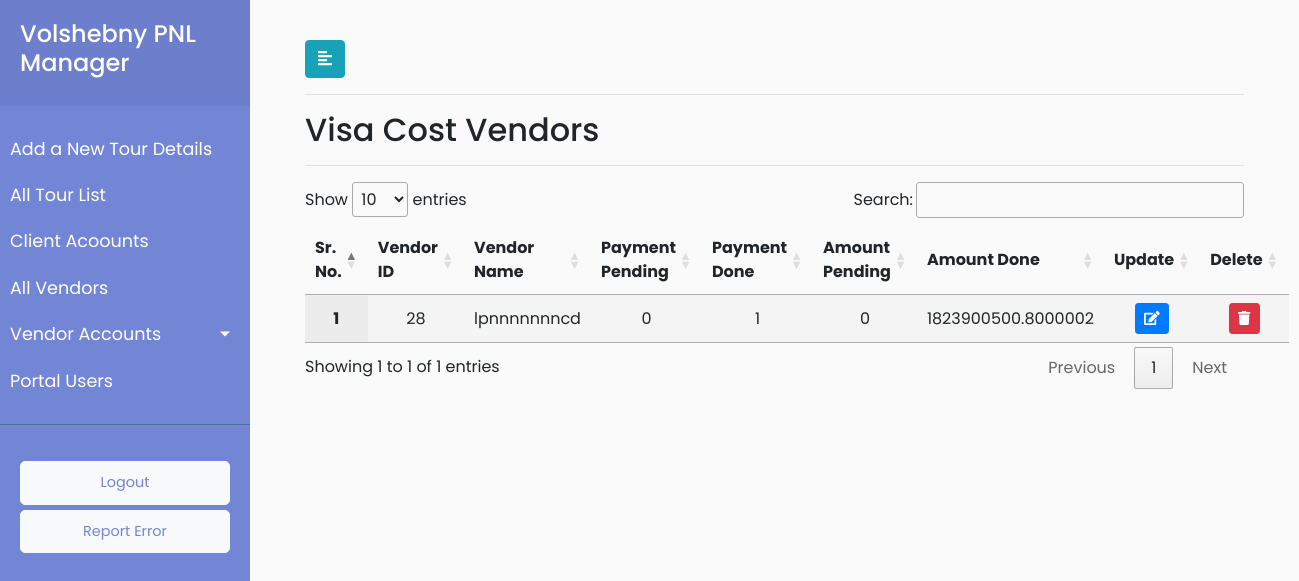
Screenshot of /vendor_accounts_visacost_quatation/ (signed in) with the database file from the repository.
### payment/models.py (models this page shows, shortened)
class Vendor(models.Model):
    vendor_type_choices=(('Air Ticket Service','Air Ticket Service'),
                        ('Visa Cost Service','Visa Cost Service'),
                        ('Hotel Quatation Service','Hotel Quatation Service'),
                        ('Restuarant Quatation Service','Restuarant Quatation Service'),
                        ('Entrances Quatation Service','Entrances Quatation Service'),
                        ('SapSan Quatation Service','SapSan Quatation Service'),
                        ('Guide Service','Guide Service'),
                        ('Transport Service','Transport Service'))
    vendor_name = models.CharField(max_length=920)
    vendor_address = models.CharField(max_length=920)
    vendor_type = models.CharField(choices=vendor_type_choices,max_length=920,default="Air Ticket Service")
    vendor_mobile = models.CharField(max_length=920,default="")
    vendor_email = models.CharField(max_length=920,default="")
    vendor_remark = models.CharField(max_length=920,default="")

### payment/views.py (the view)
# urls.py: path('vendor_accounts_visacost_quatation/', views.vendor_accounts_visacost_quatation, name='vendor_accounts_visacost_quatation'),
@login_required(login_url='/user_login')
def vendor_accounts_visacost_quatation(request):
    visacost_list=functions.filtering_vendors("Visa Cost Service")
    userrole = request.user.user_role
    return render(request,'payment/vendor_accounts_visacost_quatation.html',{'visacost_list':visacost_list,'userrole':userrole })

### payment/functions.py (called while the page is built)
def filtering_vendors(vendor_type_parameter):
    vendor_payment_status = ['Pending','Done','Payment_Pending_Amonut','Payment_Done_Amount']
    x = list(set(list(Vendor.objects.filter(vendor_type=vendor_type_parameter).values_list('pk','vendor_name'))))
    vendor_status_list = [vendor_payment_count(a,vendor_payment_status_one) for a in x for vendor_payment_status_one in vendor_payment_status ]
    final = [vendor_status_list[i * 4:(i + 1) * 4] for i in range((len(vendor_status_list) + 4 - 1) // 4 )]
    vendor_dict = dict(zip(x,final))
    return vendor_dict

### payment/templates/payment/vendor_accounts_visacost_quatation.html (shortened to what this page needs)
{% extends 'payment/base.html' %}
{% load static %}
{% block headscript %}
<link rel="stylesheet" href="//cdn.datatables.net/1.10.19/css/jquery.dataTables.min.css">
{% endblock headscript %}
{% block content %}
<div id="content">
	<div class="container-fluid">
		<button type="button" id="sidebarCollapse" class="btn btn-info">
			<i class="fas fa-align-left"></i>
		</button>
        <hr>
                <h2>Visa Cost Vendors</h2>
        <hr>
        <div>
                       <table id="test_table" class="display" style="width:100%; text-align: center">
                            <thead>
                                <tr>
                                    <th>Sr. No.</th>
                                    <th>Vendor ID</th>
                                    <th>Vendor Name</th>
                                    <th>Payment Pending</th>
                                     <th>Payment Done</th>
                                     <th>Amount Pending</th>
                        <th>Amount Done</th>
                                     <th>Update</th>
                                    <th>Delete</th>
                                </tr>
                            </thead>
                               <tbody>
                                {% for key,value in visacost_list.items %}
                                <tr>
                       <th class="text-center" scope="row">{{ forloop.counter }}</th>
                        <td class="text-center">{{ key.0 }}</td>
                        <td class="text-center">{{ key.1 }}</td>
                        <td class="text-center"><a href="{% url 'payment:vendor_accounts_visacost_quatation_details'  vendor_id=key.0 payment_status="Pending"  %}"> {{value.0}} </a></td>
                       <td class="text-center"><a href="{% url 'payment:vendor_accounts_visacost_quatation_details'  vendor_id=key.0 payment_status="Done"  %}">{{value.1}}</a></td>
                          <td class="text-center">{{value.2}}</a></td>
                        <td class="text-center">{{value.3}}</a></td>
                          <td>
							<button type="button" class="update-book btn btn-sm btn-primary" data-id="{% url 'payment:vendor_visacost_update' pk=key.0  %}">
								<span class="fa fa-edit"></span>
							</button>
						</td>
						<td>
							<button type="button" class="delete-book btn btn-sm btn-danger" data-id="{% url 'payment:vendor_visacost_delete' pk=key.0  %}">
								<span class="fa fa-trash"></span>
							</button>
						</td>
                                   </tr>
                             {% endfor %}
                            </tbody>
                             </table>
                </div>
            </div>
            </div>
{% endblock %}

### payment/static/payment/style.css (style rules this page uses)
body { font-family: 'Poppins', sans-serif; background: #fafafa; }
a, a:hover, a:focus { color: inherit; text-decoration: none; transition: all 0.3s; }
#content { width: calc(100% - 250px); padding: 40px; min-height: 100vh; transition: all 0.3s; position: absolute; top: 0; right: 0; }

### rows the page displays
Vendor: id "28", vendor_name "lpnnnnnnncd", value "0", value "1", value "1823900500.8000002"
